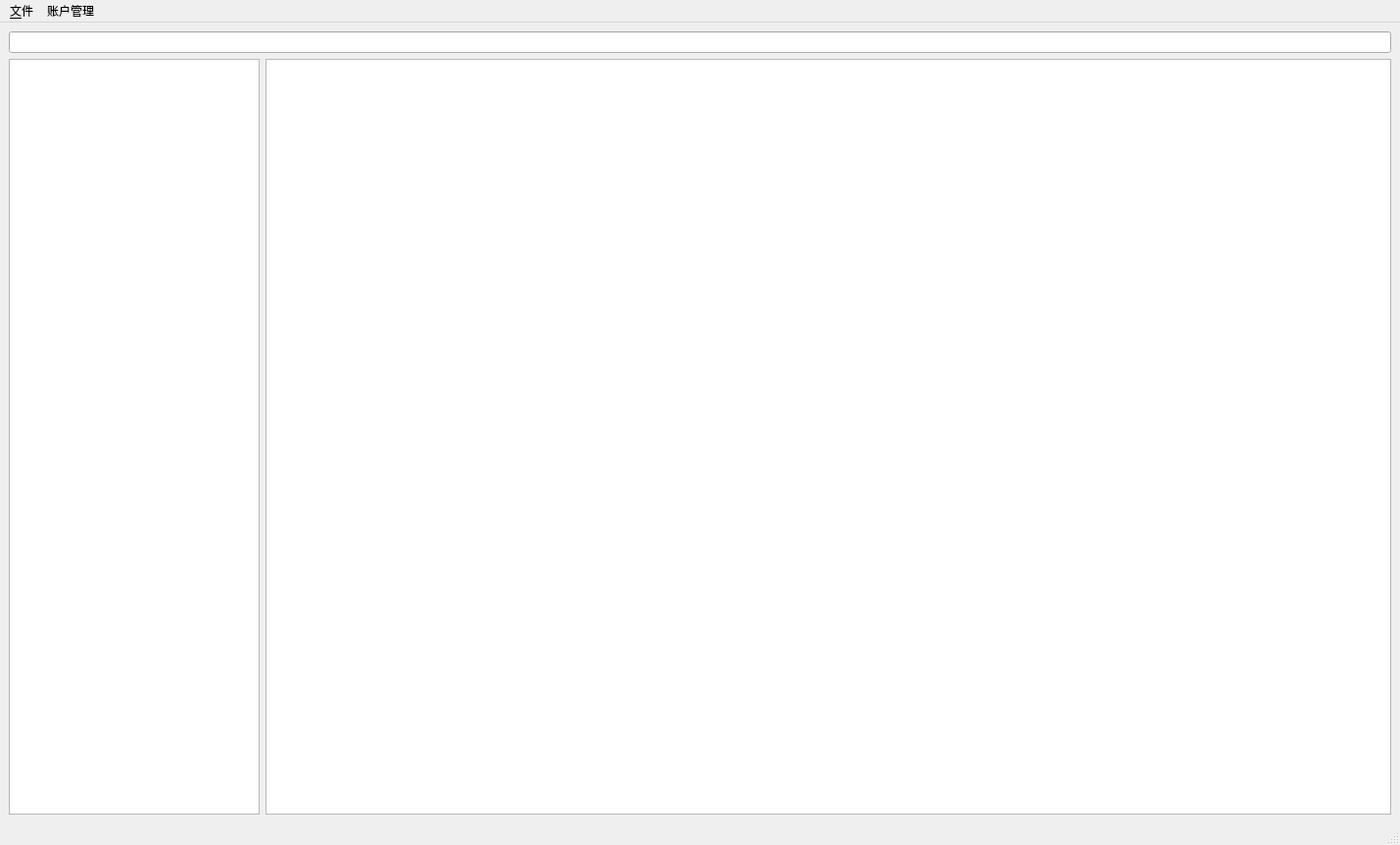
<?xml version="1.0" encoding="UTF-8"?>
<ui version="4.0">
 <class>MainWindow</class>
 <widget class="QMainWindow" name="MainWindow">
  <property name="geometry">
   <rect>
    <x>0</x>
    <y>0</y>
    <width>1429</width>
    <height>862</height>
   </rect>
  </property>
  <property name="windowTitle">
   <string>MainWindow</string>
  </property>
  <widget class="QWidget" name="centralwidget">
   <layout class="QGridLayout" name="gridLayout">
    <item row="0" column="0">
     <widget class="QLineEdit" name="lineEdit"/>
    </item>
    <item row="1" column="0">
     <layout class="QHBoxLayout" name="horizontalLayout">
      <item alignment="Qt::AlignHCenter">
       <widget class="QTreeView" name="treeView"/>
      </item>
      <item>
       <widget class="QTableView" name="tableView"/>
      </item>
     </layout>
    </item>
   </layout>
  </widget>
  <widget class="QMenuBar" name="menubar">
   <property name="geometry">
    <rect>
     <x>0</x>
     <y>0</y>
     <width>1429</width>
     <height>26</height>
    </rect>
   </property>
   <widget class="QMenu" name="menu">
    <property name="title">
     <string>&amp;文件</string>
    </property>
    <addaction name="actionQuit"/>
    <addaction name="actionSearch"/>
   </widget>
   <widget class="QMenu" name="menu_2">
    <property name="title">
     <string>账户管理</string>
    </property>
    <addaction name="actionLogin"/>
   </widget>
   <addaction name="menu"/>
   <addaction name="menu_2"/>
  </widget>
  <widget class="QStatusBar" name="statusbar"/>
  <action name="actionQuit">
   <property name="text">
    <string>Quit</string>
   </property>
   <property name="shortcut">
    <string>Ctrl+Q</string>
   </property>
  </action>
  <action name="actionSearch">
   <property name="text">
    <string>Search</string>
   </property>
  </action>
  <action name="actionLogin">
   <property name="text">
    <string>Login</string>
   </property>
  </action>
 </widget>
 <resources/>
 <connections/>
</ui>
